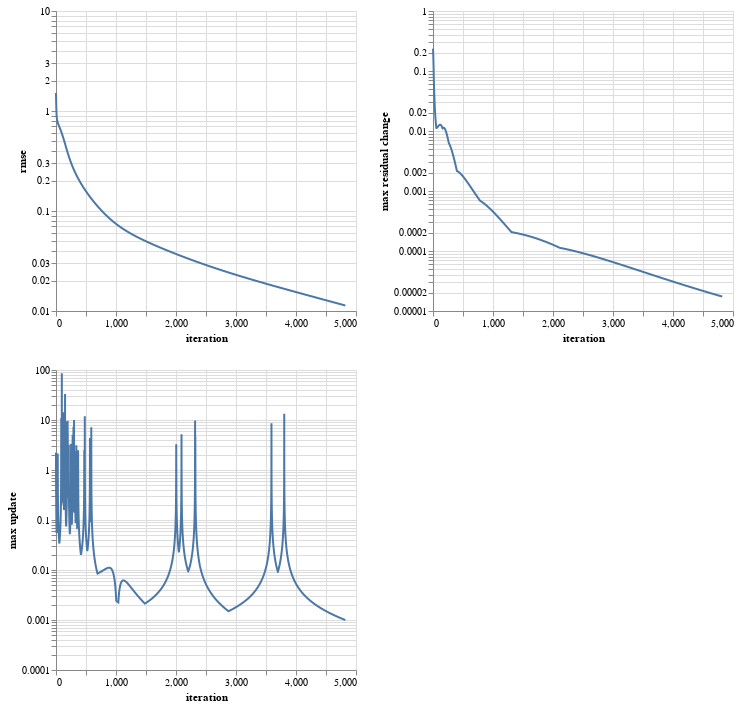

Notebook code cell kept with this figure:
### Code cell
import altair as alt
logscale = alt.Scale(type='log', base=10)
fig_rmse = \
    alt.Chart(output1['rmse'])\
    .mark_line()\
    .encode(
        x='iteration:Q', 
        y=alt.Y('rmse:Q', scale=logscale)
    )
fig_max_residual_change = \
    alt.Chart(output1['rmse'])\
    .mark_line()\
    .encode(
        x='iteration:Q', 
        y=alt.Y('max residual change:Q', scale=logscale)
    )
fig_updates = \
    alt.Chart(output1['update'])\
    .mark_line()\
    .encode(
        x='iteration:Q', 
        y=alt.Y('max update:Q', scale=logscale)
    )
alt.vconcat(
    fig_rmse | fig_max_residual_change,
    fig_updates 
)

### Figure 1 — Vega-Lite specification as saved in the notebook (floating-point values rounded to 4 significant figures; data arrays with more than 128 entries replaced by an {"elided": "..."} marker saying what was removed)
{"$schema": "https://vega.github.io/schema/vega-lite/v5.16.3.json", "config": {"view": {"continuousHeight": 300, "continuousWidth": 300}}, "datasets": {"data-3b6c51230d15be2075c9203ee646a073": {"elided": "4823 records"}, "data-be80d53769dd15208ceddc8505689abd": {"elided": "4823 records"}}, "vconcat": [{"data": {"name": "data-3b6c51230d15be2075c9203ee646a073"}, "hconcat": [{"encoding": {"x": {"field": "iteration", "type": "quantitative"}, "y": {"field": "rmse", "scale": {"base": 10, "type": "log"}, "type": "quantitative"}}, "mark": {"type": "line"}}, {"encoding": {"x": {"field": "iteration", "type": "quantitative"}, "y": {"field": "max residual change", "scale": {"base": 10, "type": "log"}, "type": "quantitative"}}, "mark": {"type": "line"}}]}, {"data": {"name": "data-be80d53769dd15208ceddc8505689abd"}, "encoding": {"x": {"field": "iteration", "type": "quantitative"}, "y": {"field": "max update", "scale": {"base": 10, "type": "log"}, "type": "quantitative"}}, "mark": {"type": "line"}}]}
